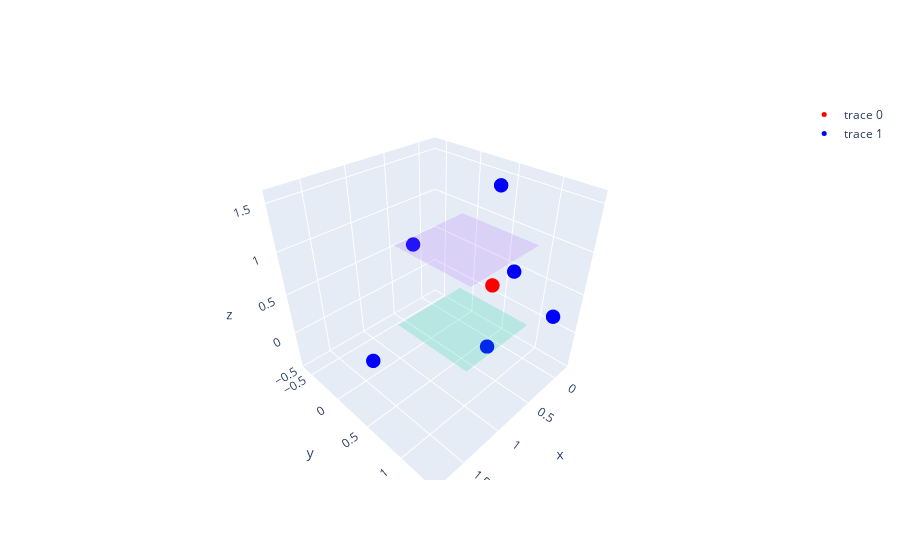

Notebook source saved alongside this figure:
### Code cell
################# ANTIGUO #################
np.random.seed(1234)
def calculate_symmetric_points_cube(point, cube_vertices):
    symmetric_points = []
    for i in range(6):  # Iterate through the six faces of the cube
        face_vertices = cube_vertices[i]
        for j in range(4):  # Iterate through the four edges of each face
            p1 = face_vertices[j]
            p2 = face_vertices[(j + 1) % 4]  # Wrap around for the last edge
            edge_vector = p2 - p1
            normalized_edge_vector = edge_vector / np.linalg.norm(edge_vector)
            point_vector = point - p1
            distance = np.dot(point_vector, normalized_edge_vector)
            symmetric_point = point - 2 * distance * normalized_edge_vector
            symmetric_points.append(symmetric_point)
    return symmetric_points
# Define the cube vertices
cube_vertices_faces = np.array([
    # Define the vertices of each face in clockwise order
    # Front face
    np.array([[0, 0, 0], [1, 0, 0], [1, 1, 0], [0, 1, 0]]),
    # Back face
    np.array([[0, 0, 1], [1, 0, 1], [1, 1, 1], [0, 1, 1]]),
    # Left face
    np.array([[0, 0, 0], [0, 1, 0], [0, 1, 1], [0, 0, 1]]),
    # Right face
    np.array([[1, 0, 0], [1, 1, 0], [1, 1, 1], [1, 0, 1]]),
    # Top face
    np.array([[0, 1, 0], [1, 1, 0], [1, 1, 1], [0, 1, 1]]),
    # Bottom face
    np.array([[0, 0, 0], [1, 0, 0], [1, 0, 1], [0, 0, 1]])
])

cube_vertices = np.array([[0,0,0],[1,0,0],[1,1,0],[0,1,0],[0,1,1],[0,0,1],[1,0,1],[1,1,1]])

# Define multiple original points
#original_points = [np.array([0.5, 0.5, 0.5]),np.array([0.2, 0.2, 0.8]),np.array([0.7, 0.3, 0.4])]
#original_points = points
## Puntos aleatorios
original_points = np.random.rand(1, 3)
# Create lists to hold scatter plots for original points and symmetric points
scatter_original_points = []
scatter_symmetric_points = []
total_symmetric_points = []
# Calculate symmetric points for each original point
for point in original_points:
    symmetric_points = calculate_symmetric_points_cube(point, cube_vertices_faces)
    total_symmetric_points.append(symmetric_points)
    # Create a 3D scatter plot for the original point
    scatter_original = go.Scatter3d(
        x=[point[0]],
        y=[point[1]],
        z=[point[2]],
        mode='markers',
        marker=dict(size=5, color='red')
    )
    scatter_original_points.append(scatter_original)

    # Create a 3D scatter plot for the symmetric points
    scatter_symmetric = go.Scatter3d(
        x=[p[0] for p in symmetric_points],
        y=[p[1] for p in symmetric_points],
        z=[p[2] for p in symmetric_points],
        mode='markers',
        marker=dict(size=5, color='blue')
    )
    scatter_symmetric_points.append(scatter_symmetric)

# Create a mesh for the cube
cube_faces = []
for vertices in cube_vertices_faces:
    x, y, z = vertices[:, 0], vertices[:, 1], vertices[:, 2]
    cube_faces.append(go.Mesh3d(x=x, y=y, z=z, opacity=0.2))

# Create the 3D figure
fig = go.Figure(data=scatter_original_points + scatter_symmetric_points + cube_faces)

# Set layout options
fig.update_layout(scene=dict(aspectmode="cube"))

# Show the plot
fig.show()

### Figure 1 — Plotly figure (JSON) as saved in the notebook; plotly's stock layout.template omitted (floating-point values rounded to 4 significant figures)
{"data": [{"marker": {"color": "red", "size": 5}, "mode": "markers", "type": "scatter3d", "x": [0.1915], "y": [0.6221], "z": [0.4377]}, {"marker": {"color": "blue", "size": 5}, "mode": "markers", "type": "scatter3d", "x": [-0.1915, 0.1915, 1.808, 0.1915, -0.1915, 0.1915, 1.808, 0.1915, 0.1915, 0.1915, 0.1915, 0.1915, 0.1915, 0.1915, 0.1915, 0.1915, -0.1915, 0.1915, 1.808, 0.1915, -0.1915, 0.1915, 1.808, 0.1915], "y": [0.6221, -0.6221, 0.6221, 1.378, 0.6221, -0.6221, 0.6221, 1.378, -0.6221, 0.6221, 1.378, 0.6221, -0.6221, 0.6221, 1.378, 0.6221, 0.6221, 0.6221, 0.6221, 0.6221, 0.6221, 0.6221, 0.6221, 0.6221], "z": [0.4377, 0.4377, 0.4377, 0.4377, 0.4377, 0.4377, 0.4377, 0.4377, 0.4377, -0.4377, 0.4377, 1.562, 0.4377, -0.4377, 0.4377, 1.562, 0.4377, -0.4377, 0.4377, 1.562, 0.4377, -0.4377, 0.4377, 1.562]}, {"opacity": 0.2, "type": "mesh3d", "x": [0, 1, 1, 0], "y": [0, 0, 1, 1], "z": [0, 0, 0, 0]}, {"opacity": 0.2, "type": "mesh3d", "x": [0, 1, 1, 0], "y": [0, 0, 1, 1], "z": [1, 1, 1, 1]}, {"opacity": 0.2, "type": "mesh3d", "x": [0, 0, 0, 0], "y": [0, 1, 1, 0], "z": [0, 0, 1, 1]}, {"opacity": 0.2, "type": "mesh3d", "x": [1, 1, 1, 1], "y": [0, 1, 1, 0], "z": [0, 0, 1, 1]}, {"opacity": 0.2, "type": "mesh3d", "x": [0, 1, 1, 0], "y": [1, 1, 1, 1], "z": [0, 0, 1, 1]}, {"opacity": 0.2, "type": "mesh3d", "x": [0, 1, 1, 0], "y": [0, 0, 0, 0], "z": [0, 0, 1, 1]}], "layout": {"scene": {"aspectmode": "cube"}}}
